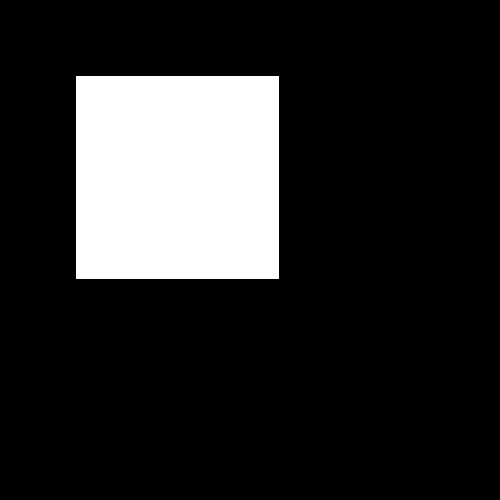
Frame 1 (no input)
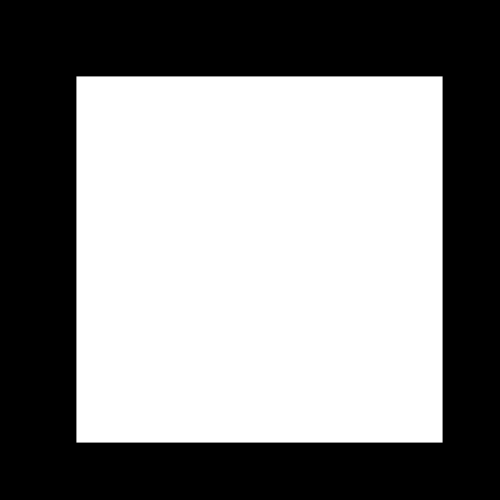
Frame 60 (the mouse pressed at the canvas centre just before this capture)
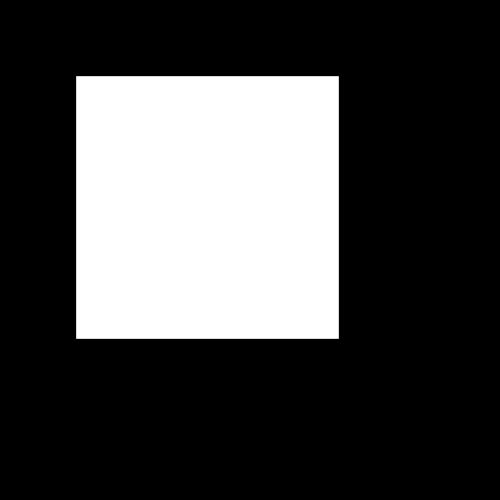
Frame 120 (the mouse held since frame 60 and released just before this capture)

The Processing sketch that drew these frames (run headless with seeded random() and noise(); from frame 60 on, the mouse is pressed at the canvas centre):

// Processing sketch: processing_122526
// ── processing_122526.pde

float angle = 1.0;
float timer = 0.0;
float scalerec = 1;
float scaleam = 0.02;
 
void setup()
{
  background(0);
  size(500,500);
  colorMode(HSB, 360, 100, 100); 
}
 
void draw()
{
    background(0);
    timer += 0.0167;
    angle+= -.1; 
    scalerec += scaleam;
    if (scalerec > 2)
    {
      scaleam = -.02;
    }
    if (scalerec < 1)
    {
      scaleam = .02;
    }
     
    if (timer >4 && timer < 7)
    {
  angle += 0.95;
      fill(random(200),random(255),random(200));
    rectMode(CENTER);
    pushMatrix();
    translate(250, 250);
    rotate(angle);
    rect(0, 0, 50, 100);
    popMatrix();
    if (timer > 30)
    angle += 0.5;
   fill(0,0,0);


    }
 
    if (timer > 0 && timer < 4)
    {
       
      rectMode(CENTER);
      pushMatrix();
      translate(75,75);
      scale(scalerec);
      rect(100,100,200,200);
      popMatrix();
     
    }
 
 }
  
     
